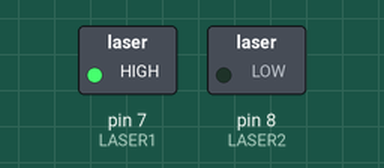
This sketch was run on a simulated Arduino Uno, built with avr-gcc and run on an emulated ATmega328P. Parts: switched loads named in the sketch (green lamp = pin HIGH). Dashed ring = blinking.

Above: at 0.6 s.
Timing chart, 0 to 4.8 s (numbered marks = the images above):
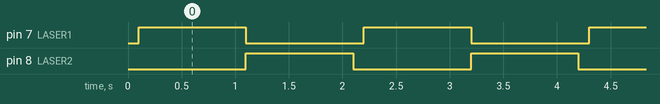

The sketch:

laser_blinking.ino
```cpp
#define LASER1 7
#define LASER2 8

int turn_on_time = 1000;
int split_time = 3;
int cooldown_time = 100;

void setup() {
  pinMode(LASER1, OUTPUT);
  pinMode(LASER2, OUTPUT);
  digitalWrite(LASER1,LOW);
  digitalWrite(LASER2,LOW);
}

void loop() {
  delay(cooldown_time);

  digitalWrite(LASER1,HIGH);
  delay(turn_on_time);
  digitalWrite(LASER1,LOW);

  //delay(split_time);

  digitalWrite(LASER2,HIGH);
  delay(turn_on_time);
  digitalWrite(LASER2,LOW);
}
```

Measured:
- by itself, pin 7 (LASER1), pin 8 (LASER2): alternates HIGH for 1.0 s and LOW for 1.1 s
- by itself, everything shown: repeats every 2.1 s, in 3 steps
